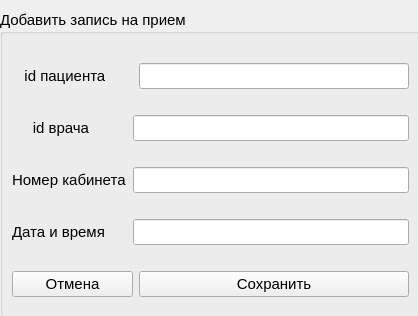
<?xml version="1.0" encoding="UTF-8"?>
<ui version="4.0">
 <class>Form</class>
 <widget class="QWidget" name="Form">
  <property name="geometry">
   <rect>
    <x>0</x>
    <y>0</y>
    <width>418</width>
    <height>316</height>
   </rect>
  </property>
  <property name="windowTitle">
   <string>Form</string>
  </property>
  <widget class="QGroupBox" name="groupBox">
   <property name="geometry">
    <rect>
     <x>0</x>
     <y>10</y>
     <width>421</width>
     <height>321</height>
    </rect>
   </property>
   <property name="font">
    <font>
     <pointsize>11</pointsize>
    </font>
   </property>
   <property name="layoutDirection">
    <enum>Qt::LeftToRight</enum>
   </property>
   <property name="title">
    <string>Добавить запись на прием</string>
   </property>
   <layout class="QGridLayout" name="gridLayout">
    <item row="0" column="0">
     <widget class="QLabel" name="label_4">
      <property name="text">
       <string>   id пациента</string>
      </property>
     </widget>
    </item>
    <item row="0" column="2">
     <widget class="QLineEdit" name="line_edit_patient_id"/>
    </item>
    <item row="1" column="0">
     <widget class="QLabel" name="label">
      <property name="font">
       <font>
        <pointsize>11</pointsize>
        <underline>false</underline>
       </font>
      </property>
      <property name="text">
       <string>     id врача     </string>
      </property>
     </widget>
    </item>
    <item row="1" column="1" colspan="2">
     <widget class="QLineEdit" name="line_edit_doctor_id"/>
    </item>
    <item row="2" column="0">
     <widget class="QLabel" name="label_2">
      <property name="font">
       <font>
        <pointsize>11</pointsize>
        <underline>false</underline>
       </font>
      </property>
      <property name="text">
       <string>Номер кабинета</string>
      </property>
     </widget>
    </item>
    <item row="2" column="1" colspan="2">
     <widget class="QLineEdit" name="line_edit_number_room"/>
    </item>
    <item row="3" column="0">
     <widget class="QLabel" name="label_3">
      <property name="font">
       <font>
        <pointsize>11</pointsize>
        <underline>false</underline>
       </font>
      </property>
      <property name="text">
       <string>Дата и время</string>
      </property>
     </widget>
    </item>
    <item row="3" column="1" colspan="2">
     <widget class="QLineEdit" name="line_edit_date_and_time"/>
    </item>
    <item row="4" column="0" colspan="2">
     <widget class="QPushButton" name="push_button_undo">
      <property name="text">
       <string>Отмена</string>
      </property>
     </widget>
    </item>
    <item row="4" column="2">
     <widget class="QPushButton" name="push_button_save">
      <property name="text">
       <string>Сохранить</string>
      </property>
     </widget>
    </item>
   </layout>
  </widget>
 </widget>
 <resources/>
 <connections/>
</ui>
